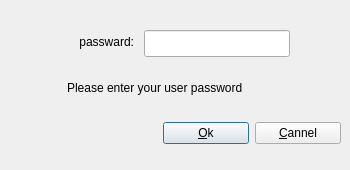
<?xml version="1.0" encoding="UTF-8"?>
<ui version="4.0">
 <class>PasswardDialog</class>
 <widget class="QDialog" name="PasswardDialog">
  <property name="geometry">
   <rect>
    <x>0</x>
    <y>0</y>
    <width>350</width>
    <height>170</height>
   </rect>
  </property>
  <property name="minimumSize">
   <size>
    <width>350</width>
    <height>170</height>
   </size>
  </property>
  <property name="maximumSize">
   <size>
    <width>350</width>
    <height>170</height>
   </size>
  </property>
  <property name="windowTitle">
   <string>Dialog</string>
  </property>
  <widget class="QLabel" name="labelpassward">
   <property name="geometry">
    <rect>
     <x>23</x>
     <y>32</y>
     <width>111</width>
     <height>20</height>
    </rect>
   </property>
   <property name="maximumSize">
    <size>
     <width>200</width>
     <height>16777215</height>
    </size>
   </property>
   <property name="text">
    <string>passward:</string>
   </property>
   <property name="textFormat">
    <enum>Qt::AutoText</enum>
   </property>
   <property name="alignment">
    <set>Qt::AlignRight|Qt::AlignTrailing|Qt::AlignVCenter</set>
   </property>
  </widget>
  <widget class="QLineEdit" name="lineEditpassward">
   <property name="geometry">
    <rect>
     <x>144</x>
     <y>30</y>
     <width>146</width>
     <height>27</height>
    </rect>
   </property>
  </widget>
  <widget class="QLabel" name="labelMsg">
   <property name="geometry">
    <rect>
     <x>67</x>
     <y>78</y>
     <width>291</width>
     <height>20</height>
    </rect>
   </property>
   <property name="text">
    <string>Please enter your user password</string>
   </property>
  </widget>
  <widget class="QWidget" name="">
   <property name="geometry">
    <rect>
     <x>163</x>
     <y>119</y>
     <width>178</width>
     <height>29</height>
    </rect>
   </property>
   <layout class="QHBoxLayout" name="horizontalLayout_2">
    <item>
     <widget class="QPushButton" name="pushButton_Ok">
      <property name="text">
       <string>&amp;Ok</string>
      </property>
     </widget>
    </item>
    <item>
     <widget class="QPushButton" name="pushButton_Cannel">
      <property name="text">
       <string>&amp;Cannel</string>
      </property>
     </widget>
    </item>
   </layout>
  </widget>
 </widget>
 <resources/>
 <connections/>
</ui>
